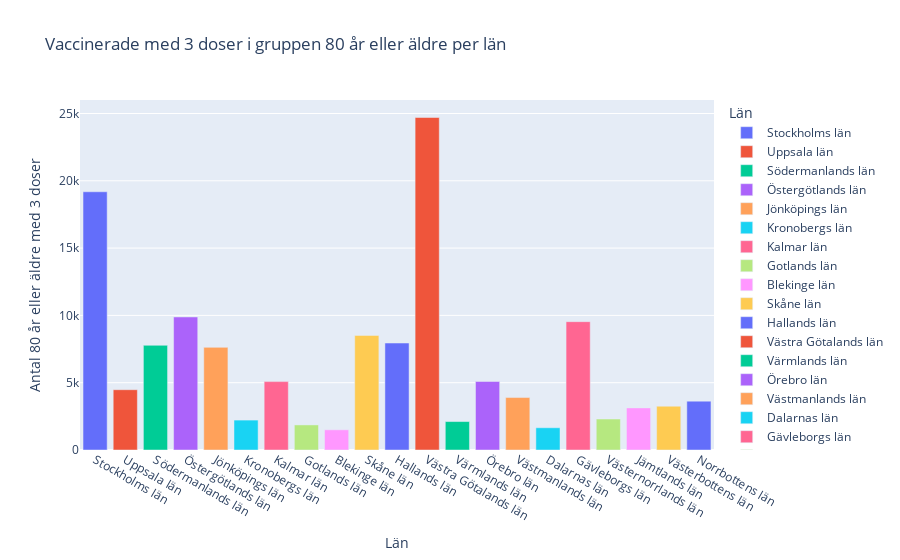

The cell this chart's notebook holds for it:
### Code cell
fig = px.bar(vaccin_3dos_län, x="Län", y="Antal", color= "Län",
                 labels={"Län": "Län", "Antal": "Antal 80 år eller äldre med 3 doser"},
                 title="Vaccinerade med 3 doser i gruppen 80 år eller äldre per län")

fig.show()
fig.write_html("Visualiseringar/Uppgift3_Vaccinerade med 3 doser i gruppen 80 år eller äldre per län.html")

### Figure 1 — Plotly figure (JSON) as saved in the notebook; plotly's stock layout.template omitted (floating-point values rounded to 4 significant figures)
{"data": [{"alignmentgroup": "True", "hovertemplate": "Län=%{x}<br>Antal 80 år eller äldre med 3 doser=%{y}<extra></extra>", "legendgroup": "Stockholms län", "marker": {"color": "#636efa", "pattern": {"shape": ""}}, "name": "Stockholms län", "offsetgroup": "Stockholms län", "orientation": "v", "showlegend": true, "textposition": "auto", "type": "bar", "x": ["Stockholms län"], "xaxis": "x", "y": [19185], "yaxis": "y"}, {"alignmentgroup": "True", "hovertemplate": "Län=%{x}<br>Antal 80 år eller äldre med 3 doser=%{y}<extra></extra>", "legendgroup": "Uppsala län", "marker": {"color": "#EF553B", "pattern": {"shape": ""}}, "name": "Uppsala län", "offsetgroup": "Uppsala län", "orientation": "v", "showlegend": true, "textposition": "auto", "type": "bar", "x": ["Uppsala län"], "xaxis": "x", "y": [4479], "yaxis": "y"}, {"alignmentgroup": "True", "hovertemplate": "Län=%{x}<br>Antal 80 år eller äldre med 3 doser=%{y}<extra></extra>", "legendgroup": "Södermanlands län", "marker": {"color": "#00cc96", "pattern": {"shape": ""}}, "name": "Södermanlands län", "offsetgroup": "Södermanlands län", "orientation": "v", "showlegend": true, "textposition": "auto", "type": "bar", "x": ["Södermanlands län"], "xaxis": "x", "y": [7779], "yaxis": "y"}, {"alignmentgroup": "True", "hovertemplate": "Län=%{x}<br>Antal 80 år eller äldre med 3 doser=%{y}<extra></extra>", "legendgroup": "Östergötlands län", "marker": {"color": "#ab63fa", "pattern": {"shape": ""}}, "name": "Östergötlands län", "offsetgroup": "Östergötlands län", "orientation": "v", "showlegend": true, "textposition": "auto", "type": "bar", "x": ["Östergötlands län"], "xaxis": "x", "y": [9883], "yaxis": "y"}, {"alignmentgroup": "True", "hovertemplate": "Län=%{x}<br>Antal 80 år eller äldre med 3 doser=%{y}<extra></extra>", "legendgroup": "Jönköpings län", "marker": {"color": "#FFA15A", "pattern": {"shape": ""}}, "name": "Jönköpings län", "offsetgroup": "Jönköpings län", "orientation": "v", "showlegend": true, "textposition": "auto", "type": "bar", "x": ["Jönköpings län"], "xaxis": "x", "y": [7625], "yaxis": "y"}, {"alignmentgroup": "True", "hovertemplate": "Län=%{x}<br>Antal 80 år eller äldre med 3 doser=%{y}<extra></extra>", "legendgroup": "Kronobergs län", "marker": {"color": "#19d3f3", "pattern": {"shape": ""}}, "name": "Kronobergs län", "offsetgroup": "Kronobergs län", "orientation": "v", "showlegend": true, "textposition": "auto", "type": "bar", "x": ["Kronobergs län"], "xaxis": "x", "y": [2223], "yaxis": "y"}, {"alignmentgroup": "True", "hovertemplate": "Län=%{x}<br>Antal 80 år eller äldre med 3 doser=%{y}<extra></extra>", "legendgroup": "Kalmar län", "marker": {"color": "#FF6692", "pattern": {"shape": ""}}, "name": "Kalmar län", "offsetgroup": "Kalmar län", "orientation": "v", "showlegend": true, "textposition": "auto", "type": "bar", "x": ["Kalmar län"], "xaxis": "x", "y": [5080], "yaxis": "y"}, {"alignmentgroup": "True", "hovertemplate": "Län=%{x}<br>Antal 80 år eller äldre med 3 doser=%{y}<extra></extra>", "legendgroup": "Gotlands län", "marker": {"color": "#B6E880", "pattern": {"shape": ""}}, "name": "Gotlands län", "offsetgroup": "Gotlands län", "orientation": "v", "showlegend": true, "textposition": "auto", "type": "bar", "x": ["Gotlands län"], "xaxis": "x", "y": [1863], "yaxis": "y"}, {"alignmentgroup": "True", "hovertemplate": "Län=%{x}<br>Antal 80 år eller äldre med 3 doser=%{y}<extra></extra>", "legendgroup": "Blekinge län", "marker": {"color": "#FF97FF", "pattern": {"shape": ""}}, "name": "Blekinge län", "offsetgroup": "Blekinge län", "orientation": "v", "showlegend": true, "textposition": "auto", "type": "bar", "x": ["Blekinge län"], "xaxis": "x", "y": [1501], "yaxis": "y"}, {"alignmentgroup": "True", "hovertemplate": "Län=%{x}<br>Antal 80 år eller äldre med 3 doser=%{y}<extra></extra>", "legendgroup": "Skåne län", "marker": {"color": "#FECB52", "pattern": {"shape": ""}}, "name": "Skåne län", "offsetgroup": "Skåne län", "orientation": "v", "showlegend": true, "textposition": "auto", "type": "bar", "x": ["Skåne län"], "xaxis": "x", "y": [8513], "yaxis": "y"}, {"alignmentgroup": "True", "hovertemplate": "Län=%{x}<br>Antal 80 år eller äldre med 3 doser=%{y}<extra></extra>", "legendgroup": "Hallands län", "marker": {"color": "#636efa", "pattern": {"shape": ""}}, "name": "Hallands län", "offsetgroup": "Hallands län", "orientation": "v", "showlegend": true, "textposition": "auto", "type": "bar", "x": ["Hallands län"], "xaxis": "x", "y": [7948], "yaxis": "y"}, {"alignmentgroup": "True", "hovertemplate": "Län=%{x}<br>Antal 80 år eller äldre med 3 doser=%{y}<extra></extra>", "legendgroup": "Västra Götalands län", "marker": {"color": "#EF553B", "pattern": {"shape": ""}}, "name": "Västra Götalands län", "offsetgroup": "Västra Götalands län", "orientation": "v", "showlegend": true, "textposition": "auto", "type": "bar", "x": ["Västra Götalands län"], "xaxis": "x", "y": [24703], "yaxis": "y"}, {"alignmentgroup": "True", "hovertemplate": "Län=%{x}<br>Antal 80 år eller äldre med 3 doser=%{y}<extra></extra>", "legendgroup": "Värmlands län", "marker": {"color": "#00cc96", "pattern": {"shape": ""}}, "name": "Värmlands län", "offsetgroup": "Värmlands län", "orientation": "v", "showlegend": true, "textposition": "auto", "type": "bar", "x": ["Värmlands län"], "xaxis": "x", "y": [2113], "yaxis": "y"}, {"alignmentgroup": "True", "hovertemplate": "Län=%{x}<br>Antal 80 år eller äldre med 3 doser=%{y}<extra></extra>", "legendgroup": "Örebro län", "marker": {"color": "#ab63fa", "pattern": {"shape": ""}}, "name": "Örebro län", "offsetgroup": "Örebro län", "orientation": "v", "showlegend": true, "textposition": "auto", "type": "bar", "x": ["Örebro län"], "xaxis": "x", "y": [5090], "yaxis": "y"}, {"alignmentgroup": "True", "hovertemplate": "Län=%{x}<br>Antal 80 år eller äldre med 3 doser=%{y}<extra></extra>", "legendgroup": "Västmanlands län", "marker": {"color": "#FFA15A", "pattern": {"shape": ""}}, "name": "Västmanlands län", "offsetgroup": "Västmanlands län", "orientation": "v", "showlegend": true, "textposition": "auto", "type": "bar", "x": ["Västmanlands län"], "xaxis": "x", "y": [3897], "yaxis": "y"}, {"alignmentgroup": "True", "hovertemplate": "Län=%{x}<br>Antal 80 år eller äldre med 3 doser=%{y}<extra></extra>", "legendgroup": "Dalarnas län", "marker": {"color": "#19d3f3", "pattern": {"shape": ""}}, "name": "Dalarnas län", "offsetgroup": "Dalarnas län", "orientation": "v", "showlegend": true, "textposition": "auto", "type": "bar", "x": ["Dalarnas län"], "xaxis": "x", "y": [1654], "yaxis": "y"}, {"alignmentgroup": "True", "hovertemplate": "Län=%{x}<br>Antal 80 år eller äldre med 3 doser=%{y}<extra></extra>", "legendgroup": "Gävleborgs län", "marker": {"color": "#FF6692", "pattern": {"shape": ""}}, "name": "Gävleborgs län", "offsetgroup": "Gävleborgs län", "orientation": "v", "showlegend": true, "textposition": "auto", "type": "bar", "x": ["Gävleborgs län"], "xaxis": "x", "y": [9535], "yaxis": "y"}, {"alignmentgroup": "True", "hovertemplate": "Län=%{x}<br>Antal 80 år eller äldre med 3 doser=%{y}<extra></extra>", "legendgroup": "Västernorrlands län", "marker": {"color": "#B6E880", "pattern": {"shape": ""}}, "name": "Västernorrlands län", "offsetgroup": "Västernorrlands län", "orientation": "v", "showlegend": true, "textposition": "auto", "type": "bar", "x": ["Västernorrlands län"], "xaxis": "x", "y": [2303], "yaxis": "y"}, {"alignmentgroup": "True", "hovertemplate": "Län=%{x}<br>Antal 80 år eller äldre med 3 doser=%{y}<extra></extra>", "legendgroup": "Jämtlands län", "marker": {"color": "#FF97FF", "pattern": {"shape": ""}}, "name": "Jämtlands län", "offsetgroup": "Jämtlands län", "orientation": "v", "showlegend": true, "textposition": "auto", "type": "bar", "x": ["Jämtlands län"], "xaxis": "x", "y": [3129], "yaxis": "y"}, {"alignmentgroup": "True", "hovertemplate": "Län=%{x}<br>Antal 80 år eller äldre med 3 doser=%{y}<extra></extra>", "legendgroup": "Västerbottens län", "marker": {"color": "#FECB52", "pattern": {"shape": ""}}, "name": "Västerbottens län", "offsetgroup": "Västerbottens län", "orientation": "v", "showlegend": true, "textposition": "auto", "type": "bar", "x": ["Västerbottens län"], "xaxis": "x", "y": [3255], "yaxis": "y"}, {"alignmentgroup": "True", "hovertemplate": "Län=%{x}<br>Antal 80 år eller äldre med 3 doser=%{y}<extra></extra>", "legendgroup": "Norrbottens län", "marker": {"color": "#636efa", "pattern": {"shape": ""}}, "name": "Norrbottens län", "offsetgroup": "Norrbottens län", "orientation": "v", "showlegend": true, "textposition": "auto", "type": "bar", "x": ["Norrbottens län"], "xaxis": "x", "y": [3631], "yaxis": "y"}], "layout": {"barmode": "relative", "legend": {"title": {"text": "Län"}, "tracegroupgap": 0}, "title": {"text": "Vaccinerade med 3 doser i gruppen 80 år eller äldre per län"}, "xaxis": {"anchor": "y", "categoryarray": ["Stockholms län", "Uppsala län", "Södermanlands län", "Östergötlands län", "Jönköpings län", "Kronobergs län", "Kalmar län", "Gotlands län", "Blekinge län", "Skåne län", "Hallands län", "Västra Götalands län", "Värmlands län", "Örebro län", "Västmanlands län", "Dalarnas län", "Gävleborgs län", "Västernorrlands län", "Jämtlands län", "Västerbottens län", "Norrbottens län"], "categoryorder": "array", "domain": [0, 1], "title": {"text": "Län"}}, "yaxis": {"anchor": "x", "domain": [0, 1], "title": {"text": "Antal 80 år eller äldre med 3 doser"}}}}
